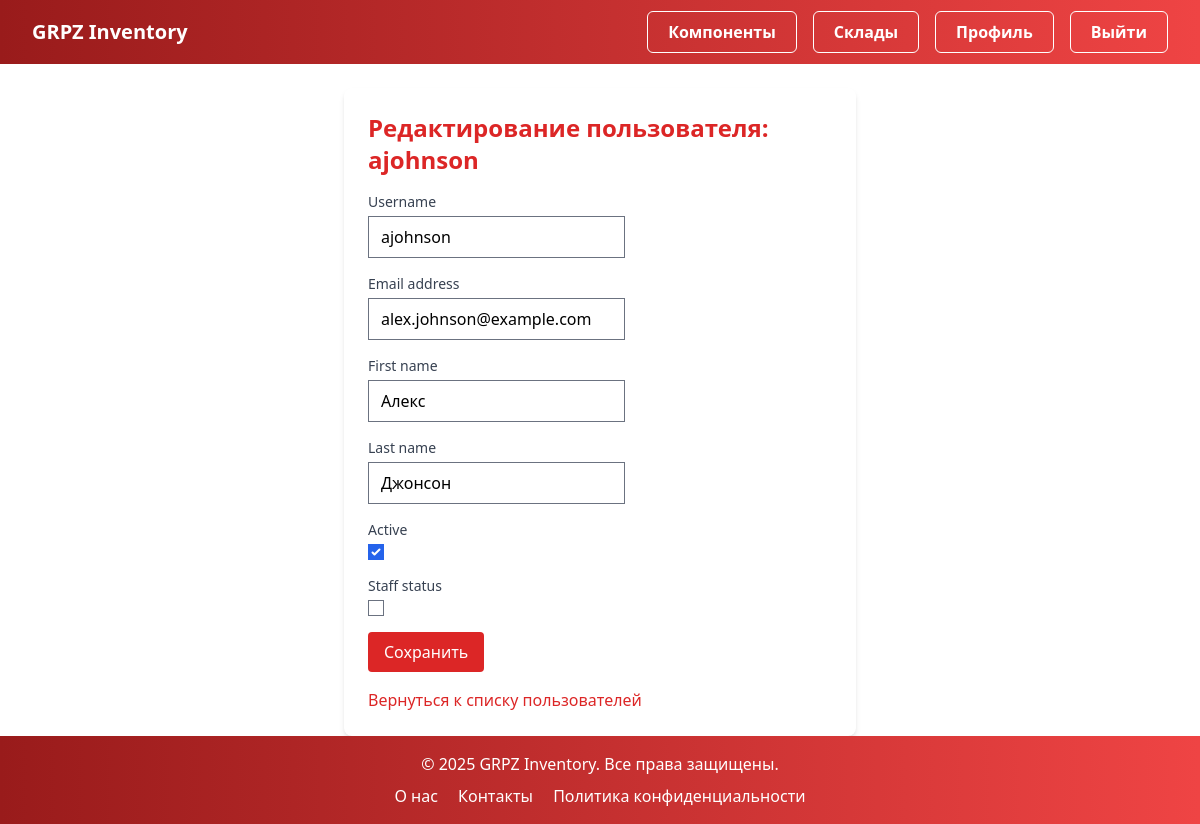
The app's page /users/admin/users/5/edit/ (signed in) with its own data.
### users/models.py (models this page shows, shortened)
class User(AbstractUser):
    ROLE_CHOICES = [
        ('admin', 'Администратор'),
        ('manager', 'Менеджер'),
        ('engineer', 'Инженер'),
        ('warehouse_worker', 'Кладовщик'),
        ('custom', 'Кастомная роль'),
    ]
    role = models.CharField(max_length=20, choices=ROLE_CHOICES, default='manager', verbose_name='Роль')
    telegram_id = models.CharField(max_length=50, blank=True, null=True, unique=True, verbose_name='Telegram ID')
    is_2fa_enabled = models.BooleanField(default=False, verbose_name='Включена двухфакторная аутентификация')
    class Meta:
        verbose_name = 'Пользователь'
        verbose_name_plural = 'Пользователи'

### users/views.py (the view)
# urls.py: path('admin/users/<int:user_id>/edit/', views.user_edit, name='user_edit'),
@login_required
@user_passes_test(is_admin)
def user_edit(request, user_id):
    user = get_object_or_404(User, id=user_id)
    if request.method == 'POST':
        form = UserEditForm(request.POST, instance=user)
        if form.is_valid():
            form.save()
            messages.success(request, f'Пользователь {user.username} успешно обновлён.')
            return redirect('users:user_list')
        else:
            messages.error(request, 'Ошибка при обновлении пользователя.')
    else:
        form = UserEditForm(instance=user)
    return render(request, 'users/admin/user_edit.html', {'form': form, 'user': user})

### users/views.py
class UserEditForm(forms.ModelForm):
    class Meta:
        model = User
        fields = ['username', 'email', 'first_name', 'last_name', 'is_active', 'is_staff']

### users/views.py (called while the page is built)
def is_admin(user):
    return user.is_staff or user.is_superuser

### users/templates/users/admin/user_edit.html (shortened to what this page needs)
﻿{% extends 'base.html' %}
{% block content %}
<div class="mx-auto max-w-lg rounded-lg bg-white p-6 shadow-md">
    <h1 class="mb-4 text-2xl font-bold text-red-600">Редактирование пользователя: {{ user.username }}</h1>
    <form method="post" class="space-y-4">
        {% for field in form %}
        <div>
            <label for="{{ field.id_for_label }}" class="block text-sm font-medium text-gray-700">{{ field.label }}</label>
            <div class="mt-1">
                {{ field }}
            </div>
        </div>
        {% endfor %}
        <button type="submit" class="rounded bg-red-600 px-4 py-2 text-white hover:bg-red-700">Сохранить</button>
    </form>
    <a href="{% url 'users:user_list' %}" class="mt-4 inline-block text-red-600 hover:text-red-800">Вернуться к списку пользователей</a>
</div>
{% endblock %}

### templates/base.html (style rules this page uses)
html, body { margin: 0; padding: 0; height: 100%; }
body { display: flex; flex-direction: column; min-height: 100vh; }

### records on screen
User: username "ajohnson", form "ajohnson" "alex.johnson@example.com" "Алекс" "Джонсон" "☑"

### other values on screen
{{ field.label }} "Username" "Email address" "First name" "Last name" "Active" "Staff status"
